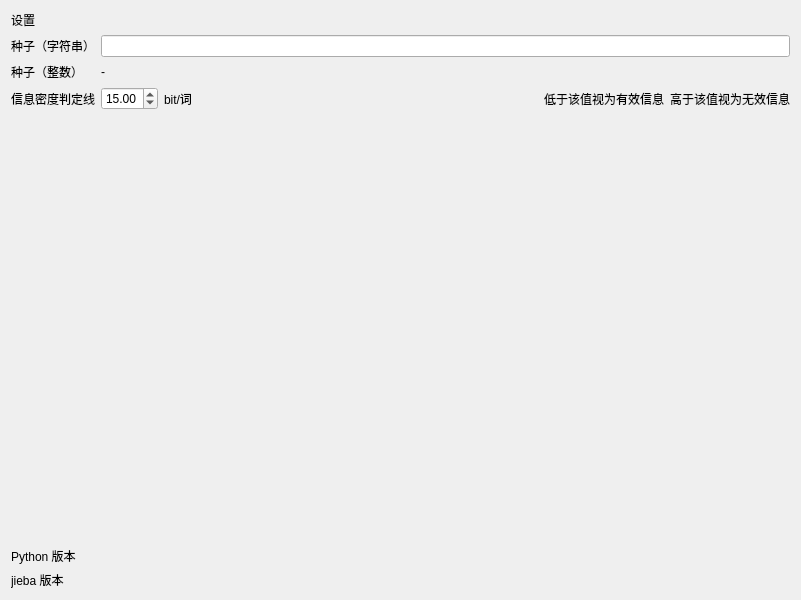
<?xml version="1.0" encoding="UTF-8"?>
<ui version="4.0">
 <class>Settings</class>
 <widget class="QWidget" name="Settings">
  <property name="geometry">
   <rect>
    <x>0</x>
    <y>0</y>
    <width>800</width>
    <height>600</height>
   </rect>
  </property>
  <property name="windowTitle">
   <string>Form</string>
  </property>
  <layout class="QGridLayout" name="gridLayout_2">
   <item row="1" column="0">
    <layout class="QGridLayout" name="gridLayout">
     <item row="1" column="0">
      <widget class="BodyLabel" name="BodyLabel_2">
       <property name="text">
        <string>种子（整数）</string>
       </property>
      </widget>
     </item>
     <item row="2" column="1">
      <widget class="DoubleSpinBox" name="doubleSpinBox_density_level">
       <property name="value">
        <double>15.000000000000000</double>
       </property>
      </widget>
     </item>
     <item row="2" column="2">
      <widget class="BodyLabel" name="BodyLabel_4">
       <property name="text">
        <string>bit/词</string>
       </property>
      </widget>
     </item>
     <item row="2" column="3">
      <spacer name="horizontalSpacer">
       <property name="orientation">
        <enum>Qt::Horizontal</enum>
       </property>
       <property name="sizeHint" stdset="0">
        <size>
         <width>40</width>
         <height>20</height>
        </size>
       </property>
      </spacer>
     </item>
     <item row="0" column="0">
      <widget class="BodyLabel" name="BodyLabel">
       <property name="text">
        <string>种子（字符串）</string>
       </property>
      </widget>
     </item>
     <item row="2" column="5">
      <widget class="BodyLabel" name="BodyLabel_6">
       <property name="text">
        <string>高于该值视为无效信息</string>
       </property>
       <property name="lightColor" stdset="0">
        <color>
         <red>255</red>
         <green>0</green>
         <blue>0</blue>
        </color>
       </property>
       <property name="darkColor" stdset="0">
        <color>
         <red>255</red>
         <green>0</green>
         <blue>0</blue>
        </color>
       </property>
      </widget>
     </item>
     <item row="2" column="0">
      <widget class="BodyLabel" name="BodyLabel_3">
       <property name="text">
        <string>信息密度判定线</string>
       </property>
      </widget>
     </item>
     <item row="2" column="4">
      <widget class="BodyLabel" name="BodyLabel_5">
       <property name="text">
        <string>低于该值视为有效信息</string>
       </property>
       <property name="lightColor" stdset="0">
        <color>
         <red>0</red>
         <green>255</green>
         <blue>0</blue>
        </color>
       </property>
       <property name="darkColor" stdset="0">
        <color>
         <red>0</red>
         <green>255</green>
         <blue>0</blue>
        </color>
       </property>
      </widget>
     </item>
     <item row="1" column="1" colspan="5">
      <widget class="BodyLabel" name="bodyLabel_seed_int">
       <property name="text">
        <string>-</string>
       </property>
      </widget>
     </item>
     <item row="0" column="1" colspan="5">
      <widget class="LineEdit" name="lineEdit_seed_str"/>
     </item>
    </layout>
   </item>
   <item row="3" column="0">
    <spacer name="verticalSpacer">
     <property name="orientation">
      <enum>Qt::Vertical</enum>
     </property>
     <property name="sizeHint" stdset="0">
      <size>
       <width>779</width>
       <height>431</height>
      </size>
     </property>
    </spacer>
   </item>
   <item row="0" column="0">
    <widget class="TitleLabel" name="TitleLabel">
     <property name="text">
      <string>设置</string>
     </property>
    </widget>
   </item>
   <item row="4" column="0">
    <widget class="BodyLabel" name="bodyLabel_python_version">
     <property name="text">
      <string>Python 版本</string>
     </property>
    </widget>
   </item>
   <item row="5" column="0">
    <widget class="BodyLabel" name="bodyLabel_jieba_version">
     <property name="text">
      <string>jieba 版本</string>
     </property>
    </widget>
   </item>
  </layout>
 </widget>
 <customwidgets>
  <customwidget>
   <class>BodyLabel</class>
   <extends>QLabel</extends>
   <header>qfluentwidgets</header>
  </customwidget>
  <customwidget>
   <class>TitleLabel</class>
   <extends>QLabel</extends>
   <header>qfluentwidgets</header>
  </customwidget>
  <customwidget>
   <class>LineEdit</class>
   <extends>QLineEdit</extends>
   <header>qfluentwidgets</header>
  </customwidget>
  <customwidget>
   <class>DoubleSpinBox</class>
   <extends>QDoubleSpinBox</extends>
   <header>qfluentwidgets</header>
  </customwidget>
 </customwidgets>
 <resources/>
 <connections/>
</ui>
